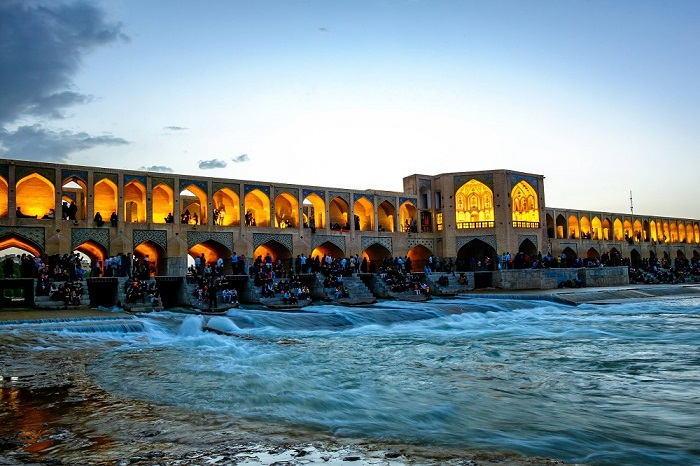
#> input picture image.jpg, 700 x 466 px
$ python gaussian-filter-image-processing.py
#> lines starting #> are read from the running program, lines starting #| are printed output that depends on the picture
import math
import cv2
import numpy as np


def gaussian_mask(size, sigma):
    gauss_mask = np.zeros((size, size), np.float32)

    for i in range(size):
        for j in range(size):
            norm = math.pow(i - 1, 2) + pow(j - 1, 2)
            gauss_mask[i, j] = math.exp(-norm / (2 * math.pow(sigma, 2))) / 2 * math.pi * pow(sigma, 2)

    return gauss_mask / np.sum(gauss_mask)


def convolution2d(img_gray, mask):
    img_h, img_w = img_gray.shape
    mask_h, mask_w = mask.shape

    for i in range(int(mask_h / 2), img_h - int(mask_h / 2)):
        for j in range(int(mask_h / 2), img_w - int(mask_h / 2)):
            sum = 0
            for k in range(0, mask_h):
                for l in range(0, mask_h):
                    sum += img_gray[i - int(mask_h / 2) + k, j - int(mask_h / 2) + l] * mask[k, l]
            img_gray[i, j] = sum

    return img_gray


# main

img = cv2.imread("image.jpg")
#> img is the input picture: shape (466, 700, 3); mean B, G, R 145.5, 138.5, 120.6
mask = gaussian_mask(size=3, sigma=1.5)

print("Gaussian 3*3 mask : ")
print(mask)

print("\n\nPlease Wait ...")

# split R G B
img_B, img_G, img_R = cv2.split(img)
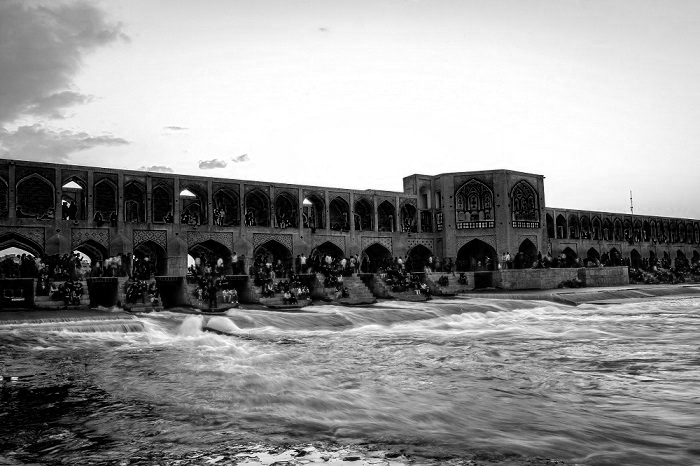
#> img_B: shape (466, 700); min 0, max 255, mean 145.5
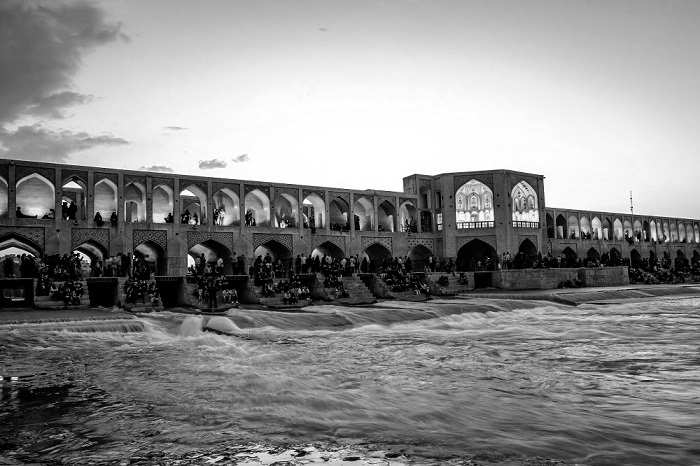
#> img_G: shape (466, 700); min 0, max 255, mean 138.5
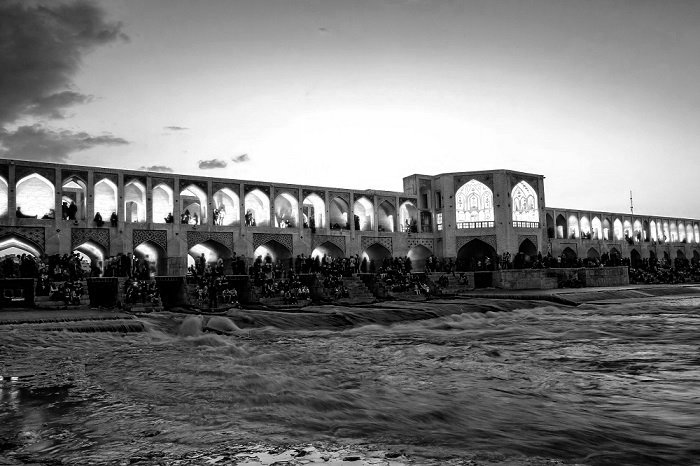
#> img_R: shape (466, 700); min 0, max 255, mean 120.6

# save R G B of image
cv2.imwrite("Save Result/1_R G B/image_B.jpg", img_B)
cv2.imwrite("Save Result/1_R G B/image_G.jpg", img_G)
cv2.imwrite("Save Result/1_R G B/image_R.jpg", img_R)

# convolution R G B with Gaussian mask
img_gauss_B = convolution2d(img_B, mask)
img_gauss_G = convolution2d(img_G, mask)
img_gauss_R = convolution2d(img_R, mask)

# save filtered R G B
cv2.imwrite("Save Result/2_image filtered/image_filtered_B.jpg", img_gauss_B)
cv2.imwrite("Save Result/2_image filtered/image_filtered_G.jpg", img_gauss_G)
cv2.imwrite("Save Result/2_image filtered/image_filtered_R.jpg", img_gauss_R)

# merge R G B into one image
img_gauss = cv2.merge([img_gauss_B, img_gauss_G, img_gauss_R])

# save filtered image
cv2.imwrite("Save Result/2_image filtered/image_filtered.jpg", img_gauss)

# down sample original image and save it
img_down_sample = img[::2, ::2, :]
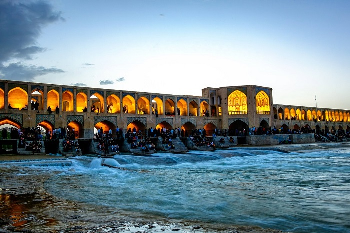
#> img_down_sample: shape (233, 350, 3); mean B, G, R 145.6, 138.6, 120.7
cv2.imwrite("Save Result/1_image_down_sample.jpg", img_down_sample)

# down sample filtered image and save it
img_filtered_down_sample = img_gauss[::2, ::2, :]
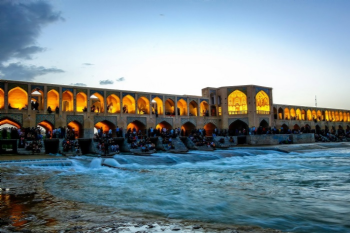
#> img_filtered_down_sample: shape (233, 350, 3); mean B, G, R 144.7, 137.7, 119.7
cv2.imwrite("Save Result/2_image_filtered_down_sample.jpg", img_filtered_down_sample)

# save both into one image for comparison
img_compare = np.hstack((img_down_sample, img_filtered_down_sample))
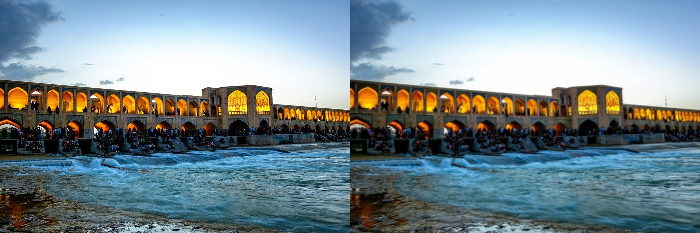
#> img_compare: shape (233, 700, 3); mean B, G, R 145.2, 138.1, 120.2
cv2.imwrite("Save Result/3_img_compare.jpg", img_compare)

print("Done!")
